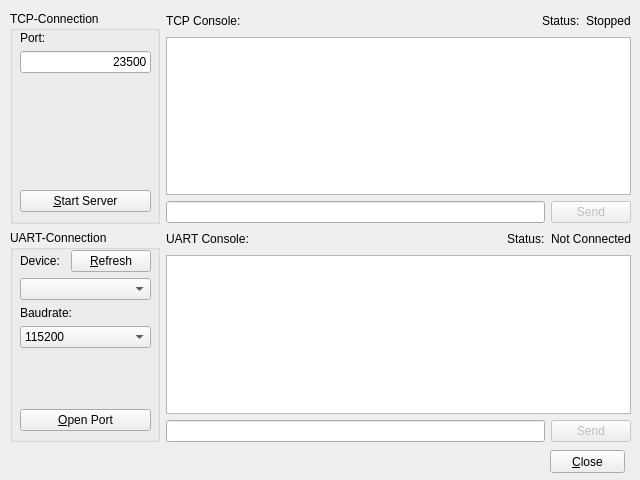
<?xml version="1.0" encoding="UTF-8"?>
<ui version="4.0">
 <class>DataSink</class>
 <widget class="QWidget" name="DataSink">
  <property name="geometry">
   <rect>
    <x>0</x>
    <y>0</y>
    <width>640</width>
    <height>480</height>
   </rect>
  </property>
  <property name="sizePolicy">
   <sizepolicy hsizetype="Maximum" vsizetype="Maximum">
    <horstretch>0</horstretch>
    <verstretch>0</verstretch>
   </sizepolicy>
  </property>
  <property name="minimumSize">
   <size>
    <width>640</width>
    <height>480</height>
   </size>
  </property>
  <property name="maximumSize">
   <size>
    <width>640</width>
    <height>480</height>
   </size>
  </property>
  <property name="windowTitle">
   <string>Fuckup Ctrl - Data Sink</string>
  </property>
  <property name="windowIcon">
   <iconset resource="resources.qrc">
    <normaloff>:/icons/images/icon.png</normaloff>:/icons/images/icon.png</iconset>
  </property>
  <widget class="QWidget" name="horizontalLayoutWidget">
   <property name="geometry">
    <rect>
     <x>10</x>
     <y>11</y>
     <width>621</width>
     <height>431</height>
    </rect>
   </property>
   <layout class="QHBoxLayout" name="horizontalLayout" stretch="0,0">
    <property name="spacing">
     <number>6</number>
    </property>
    <property name="sizeConstraint">
     <enum>QLayout::SetMaximumSize</enum>
    </property>
    <property name="leftMargin">
     <number>0</number>
    </property>
    <item>
     <layout class="QVBoxLayout" name="verticalLayout">
      <item>
       <widget class="QGroupBox" name="groupBox_2">
        <property name="minimumSize">
         <size>
          <width>150</width>
          <height>0</height>
         </size>
        </property>
        <property name="title">
         <string>TCP-Connection</string>
        </property>
        <widget class="QWidget" name="verticalLayoutWidget_2">
         <property name="geometry">
          <rect>
           <x>10</x>
           <y>20</y>
           <width>131</width>
           <height>181</height>
          </rect>
         </property>
         <layout class="QVBoxLayout" name="verticalLayout_2">
          <item>
           <widget class="QLabel" name="label_3">
            <property name="text">
             <string>Port:</string>
            </property>
           </widget>
          </item>
          <item>
           <widget class="QLineEdit" name="tcpPort">
            <property name="text">
             <string>23500</string>
            </property>
            <property name="alignment">
             <set>Qt::AlignRight|Qt::AlignTrailing|Qt::AlignVCenter</set>
            </property>
           </widget>
          </item>
          <item>
           <spacer name="verticalSpacer">
            <property name="orientation">
             <enum>Qt::Vertical</enum>
            </property>
            <property name="sizeHint" stdset="0">
             <size>
              <width>20</width>
              <height>40</height>
             </size>
            </property>
           </spacer>
          </item>
          <item>
           <widget class="QPushButton" name="tcpStartStop">
            <property name="text">
             <string>&amp;Start Server</string>
            </property>
           </widget>
          </item>
         </layout>
        </widget>
       </widget>
      </item>
      <item>
       <widget class="QGroupBox" name="groupBox">
        <property name="title">
         <string>UART-Connection</string>
        </property>
        <widget class="QWidget" name="verticalLayoutWidget_3">
         <property name="geometry">
          <rect>
           <x>10</x>
           <y>20</y>
           <width>131</width>
           <height>181</height>
          </rect>
         </property>
         <layout class="QVBoxLayout" name="verticalLayout_3">
          <property name="sizeConstraint">
           <enum>QLayout::SetMaximumSize</enum>
          </property>
          <item>
           <layout class="QHBoxLayout" name="horizontalLayout_6">
            <item>
             <widget class="QLabel" name="label_4">
              <property name="text">
               <string>Device:</string>
              </property>
             </widget>
            </item>
            <item>
             <widget class="QPushButton" name="uartDeviceRefresh">
              <property name="text">
               <string>&amp;Refresh</string>
              </property>
             </widget>
            </item>
           </layout>
          </item>
          <item>
           <widget class="QComboBox" name="uartDevice"/>
          </item>
          <item>
           <widget class="QLabel" name="label_5">
            <property name="text">
             <string>Baudrate:</string>
            </property>
           </widget>
          </item>
          <item>
           <widget class="QComboBox" name="uartBaudrate">
            <property name="currentIndex">
             <number>9</number>
            </property>
            <item>
             <property name="text">
              <string>300</string>
             </property>
            </item>
            <item>
             <property name="text">
              <string>600</string>
             </property>
            </item>
            <item>
             <property name="text">
              <string>1200</string>
             </property>
            </item>
            <item>
             <property name="text">
              <string>2400</string>
             </property>
            </item>
            <item>
             <property name="text">
              <string>4800</string>
             </property>
            </item>
            <item>
             <property name="text">
              <string>9600</string>
             </property>
            </item>
            <item>
             <property name="text">
              <string>19200</string>
             </property>
            </item>
            <item>
             <property name="text">
              <string>38400</string>
             </property>
            </item>
            <item>
             <property name="text">
              <string>57600</string>
             </property>
            </item>
            <item>
             <property name="text">
              <string>115200</string>
             </property>
            </item>
           </widget>
          </item>
          <item>
           <spacer name="verticalSpacer_2">
            <property name="orientation">
             <enum>Qt::Vertical</enum>
            </property>
            <property name="sizeHint" stdset="0">
             <size>
              <width>20</width>
              <height>40</height>
             </size>
            </property>
           </spacer>
          </item>
          <item>
           <widget class="QPushButton" name="uartOpenClose">
            <property name="text">
             <string>&amp;Open Port</string>
            </property>
           </widget>
          </item>
         </layout>
        </widget>
       </widget>
      </item>
     </layout>
    </item>
    <item>
     <layout class="QVBoxLayout" name="verticalLayout_4">
      <item>
       <layout class="QHBoxLayout" name="horizontalLayout_3">
        <item>
         <widget class="QLabel" name="label_6">
          <property name="text">
           <string>TCP Console:</string>
          </property>
         </widget>
        </item>
        <item>
         <spacer name="horizontalSpacer">
          <property name="orientation">
           <enum>Qt::Horizontal</enum>
          </property>
          <property name="sizeHint" stdset="0">
           <size>
            <width>40</width>
            <height>20</height>
           </size>
          </property>
         </spacer>
        </item>
        <item>
         <widget class="QLabel" name="label_2">
          <property name="text">
           <string>Status:</string>
          </property>
         </widget>
        </item>
        <item>
         <widget class="QLabel" name="tcpStatus">
          <property name="text">
           <string>Stopped</string>
          </property>
         </widget>
        </item>
       </layout>
      </item>
      <item>
       <widget class="QPlainTextEdit" name="tcpConsole">
        <property name="readOnly">
         <bool>true</bool>
        </property>
       </widget>
      </item>
      <item>
       <layout class="QHBoxLayout" name="horizontalLayout_2">
        <item>
         <widget class="QLineEdit" name="tcpText"/>
        </item>
        <item>
         <widget class="QPushButton" name="tcpSend">
          <property name="enabled">
           <bool>false</bool>
          </property>
          <property name="text">
           <string>Send</string>
          </property>
         </widget>
        </item>
       </layout>
      </item>
      <item>
       <layout class="QHBoxLayout" name="horizontalLayout_4">
        <item>
         <widget class="QLabel" name="label">
          <property name="text">
           <string>UART Console:</string>
          </property>
         </widget>
        </item>
        <item>
         <spacer name="horizontalSpacer_2">
          <property name="orientation">
           <enum>Qt::Horizontal</enum>
          </property>
          <property name="sizeHint" stdset="0">
           <size>
            <width>40</width>
            <height>20</height>
           </size>
          </property>
         </spacer>
        </item>
        <item>
         <widget class="QLabel" name="label_8">
          <property name="text">
           <string>Status:</string>
          </property>
         </widget>
        </item>
        <item>
         <widget class="QLabel" name="uartStatus">
          <property name="text">
           <string>Not Connected</string>
          </property>
         </widget>
        </item>
       </layout>
      </item>
      <item>
       <widget class="QPlainTextEdit" name="uartConsole">
        <property name="enabled">
         <bool>true</bool>
        </property>
        <property name="readOnly">
         <bool>true</bool>
        </property>
       </widget>
      </item>
      <item>
       <layout class="QHBoxLayout" name="horizontalLayout_5">
        <item>
         <widget class="QLineEdit" name="uartText"/>
        </item>
        <item>
         <widget class="QPushButton" name="uartSend">
          <property name="enabled">
           <bool>false</bool>
          </property>
          <property name="text">
           <string>Send</string>
          </property>
         </widget>
        </item>
       </layout>
      </item>
     </layout>
    </item>
   </layout>
  </widget>
  <widget class="QPushButton" name="closeWindow">
   <property name="geometry">
    <rect>
     <x>550</x>
     <y>450</y>
     <width>75</width>
     <height>23</height>
    </rect>
   </property>
   <property name="text">
    <string>&amp;Close</string>
   </property>
  </widget>
 </widget>
 <resources>
  <include location="resources.qrc"/>
 </resources>
 <connections/>
</ui>
